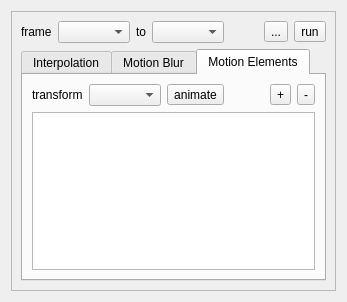
<?xml version="1.0" encoding="UTF-8"?>
<ui version="4.0">
 <class>SheepLoopWidget</class>
 <widget class="QWidget" name="SheepLoopWidget">
  <property name="geometry">
   <rect>
    <x>0</x>
    <y>0</y>
    <width>326</width>
    <height>279</height>
   </rect>
  </property>
  <property name="windowTitle">
   <string>SheepLoopWidget</string>
  </property>
  <layout class="QGridLayout" name="gridLayout_3">
   <item row="0" column="0">
    <widget class="QFrame" name="frame">
     <property name="frameShape">
      <enum>QFrame::StyledPanel</enum>
     </property>
     <property name="frameShadow">
      <enum>QFrame::Raised</enum>
     </property>
     <layout class="QGridLayout" name="gridLayout_2">
      <item row="0" column="0">
       <layout class="QHBoxLayout" name="horizontalLayout_3">
        <item>
         <widget class="QLabel" name="label_25">
          <property name="sizePolicy">
           <sizepolicy hsizetype="Maximum" vsizetype="Preferred">
            <horstretch>0</horstretch>
            <verstretch>0</verstretch>
           </sizepolicy>
          </property>
          <property name="toolTip">
           <string>temporal position of this genome in the animation sequence</string>
          </property>
          <property name="text">
           <string>frame</string>
          </property>
         </widget>
        </item>
        <item>
         <widget class="QComboBox" name="m_beginBox">
          <property name="sizePolicy">
           <sizepolicy hsizetype="Maximum" vsizetype="Fixed">
            <horstretch>0</horstretch>
            <verstretch>0</verstretch>
           </sizepolicy>
          </property>
          <property name="toolTip">
           <string>first keyframe</string>
          </property>
         </widget>
        </item>
        <item>
         <widget class="QLabel" name="label_27">
          <property name="sizePolicy">
           <sizepolicy hsizetype="Maximum" vsizetype="Preferred">
            <horstretch>0</horstretch>
            <verstretch>0</verstretch>
           </sizepolicy>
          </property>
          <property name="toolTip">
           <string>temporal position of this genome in the animation sequence</string>
          </property>
          <property name="text">
           <string>to</string>
          </property>
         </widget>
        </item>
        <item>
         <widget class="QComboBox" name="m_endBox">
          <property name="sizePolicy">
           <sizepolicy hsizetype="Maximum" vsizetype="Fixed">
            <horstretch>0</horstretch>
            <verstretch>0</verstretch>
           </sizepolicy>
          </property>
          <property name="toolTip">
           <string>last keyframe</string>
          </property>
         </widget>
        </item>
        <item>
         <spacer name="horizontalSpacer">
          <property name="orientation">
           <enum>Qt::Horizontal</enum>
          </property>
          <property name="sizeHint" stdset="0">
           <size>
            <width>1</width>
            <height>13</height>
           </size>
          </property>
         </spacer>
        </item>
        <item>
         <widget class="QToolButton" name="m_saveToolButton">
          <property name="toolTip">
           <string>save</string>
          </property>
          <property name="text">
           <string>...</string>
          </property>
          <property name="icon">
           <iconset resource="../qosmic.qrc">
            <normaloff>:/icons/silk/disk.xpm</normaloff>:/icons/silk/disk.xpm</iconset>
          </property>
         </widget>
        </item>
        <item>
         <widget class="QToolButton" name="m_runToolButton">
          <property name="toolTip">
           <string>run</string>
          </property>
          <property name="text">
           <string>run</string>
          </property>
          <property name="icon">
           <iconset resource="../qosmic.qrc">
            <normaloff>:/icons/silk/bullet_go.xpm</normaloff>:/icons/silk/bullet_go.xpm</iconset>
          </property>
         </widget>
        </item>
       </layout>
      </item>
      <item row="1" column="0">
       <widget class="QTabWidget" name="tabWidget">
        <property name="currentIndex">
         <number>2</number>
        </property>
        <widget class="QWidget" name="tab">
         <attribute name="title">
          <string>Interpolation</string>
         </attribute>
         <layout class="QGridLayout" name="gridLayout">
          <item row="0" column="0">
           <widget class="QLabel" name="label_10">
            <property name="text">
             <string>mode</string>
            </property>
           </widget>
          </item>
          <item row="0" column="4">
           <widget class="QLabel" name="label_4">
            <property name="sizePolicy">
             <sizepolicy hsizetype="Preferred" vsizetype="Preferred">
              <horstretch>0</horstretch>
              <verstretch>0</verstretch>
             </sizepolicy>
            </property>
            <property name="text">
             <string>frames</string>
            </property>
           </widget>
          </item>
          <item row="0" column="5">
           <widget class="IntValueEditor" name="m_framesBox">
            <property name="sizePolicy">
             <sizepolicy hsizetype="Maximum" vsizetype="Fixed">
              <horstretch>0</horstretch>
              <verstretch>0</verstretch>
             </sizepolicy>
            </property>
            <property name="toolTip">
             <string>frames per loop</string>
            </property>
            <property name="minimum">
             <number>2</number>
            </property>
            <property name="maximum">
             <number>999999</number>
            </property>
            <property name="value">
             <number>100</number>
            </property>
           </widget>
          </item>
          <item row="1" column="4">
           <widget class="QLabel" name="label_6">
            <property name="text">
             <string>loops</string>
            </property>
           </widget>
          </item>
          <item row="1" column="5">
           <widget class="IntValueEditor" name="m_loopsBox">
            <property name="sizePolicy">
             <sizepolicy hsizetype="Maximum" vsizetype="Fixed">
              <horstretch>0</horstretch>
              <verstretch>0</verstretch>
             </sizepolicy>
            </property>
            <property name="toolTip">
             <string>rotation loops</string>
            </property>
            <property name="minimum">
             <number>0</number>
            </property>
            <property name="maximum">
             <number>999999</number>
            </property>
            <property name="value">
             <number>1</number>
            </property>
           </widget>
          </item>
          <item row="0" column="1">
           <widget class="QComboBox" name="m_animateModeBox">
            <property name="toolTip">
             <string>interpolation method</string>
            </property>
            <item>
             <property name="text">
              <string>sequence</string>
             </property>
            </item>
            <item>
             <property name="text">
              <string>animate</string>
             </property>
            </item>
           </widget>
          </item>
          <item row="1" column="0" rowspan="2" colspan="3">
           <widget class="QFrame" name="frame_2">
            <property name="sizePolicy">
             <sizepolicy hsizetype="Maximum" vsizetype="Preferred">
              <horstretch>0</horstretch>
              <verstretch>0</verstretch>
             </sizepolicy>
            </property>
            <property name="frameShape">
             <enum>QFrame::StyledPanel</enum>
            </property>
            <property name="frameShadow">
             <enum>QFrame::Raised</enum>
            </property>
            <layout class="QFormLayout" name="formLayout_2">
             <item row="0" column="0">
              <widget class="QLabel" name="label_5">
               <property name="sizePolicy">
                <sizepolicy hsizetype="Preferred" vsizetype="Preferred">
                 <horstretch>0</horstretch>
                 <verstretch>0</verstretch>
                </sizepolicy>
               </property>
               <property name="text">
                <string>stagger</string>
               </property>
              </widget>
             </item>
             <item row="0" column="1">
              <widget class="DoubleValueEditor" name="m_staggerBox">
               <property name="sizePolicy">
                <sizepolicy hsizetype="Maximum" vsizetype="Fixed">
                 <horstretch>0</horstretch>
                 <verstretch>0</verstretch>
                </sizepolicy>
               </property>
               <property name="toolTip">
                <string>fractional overlap of xform interpolation</string>
               </property>
               <property name="maximum">
                <double>1.000000000000000</double>
               </property>
               <property name="singleStep">
                <double>0.100000000000000</double>
               </property>
              </widget>
             </item>
             <item row="1" column="0">
              <widget class="QLabel" name="label_35">
               <property name="sizePolicy">
                <sizepolicy hsizetype="Maximum" vsizetype="Preferred">
                 <horstretch>0</horstretch>
                 <verstretch>0</verstretch>
                </sizepolicy>
               </property>
               <property name="toolTip">
                <string>interpolation curve for this genome in the animation sequence</string>
               </property>
               <property name="text">
                <string>interp curve</string>
               </property>
              </widget>
             </item>
             <item row="1" column="1">
              <widget class="QComboBox" name="m_interpolationBox">
               <property name="sizePolicy">
                <sizepolicy hsizetype="Maximum" vsizetype="Fixed">
                 <horstretch>0</horstretch>
                 <verstretch>0</verstretch>
                </sizepolicy>
               </property>
               <property name="toolTip">
                <string>how flames change over time</string>
               </property>
               <item>
                <property name="text">
                 <string>linear</string>
                </property>
               </item>
               <item>
                <property name="text">
                 <string>smooth</string>
                </property>
               </item>
              </widget>
             </item>
             <item row="2" column="0">
              <widget class="QLabel" name="label_36">
               <property name="sizePolicy">
                <sizepolicy hsizetype="Maximum" vsizetype="Preferred">
                 <horstretch>0</horstretch>
                 <verstretch>0</verstretch>
                </sizepolicy>
               </property>
               <property name="toolTip">
                <string>interpolation function for this genome in the animation sequence</string>
               </property>
               <property name="text">
                <string>interp type</string>
               </property>
              </widget>
             </item>
             <item row="2" column="1">
              <widget class="QComboBox" name="m_interpolationTypeBox">
               <property name="sizePolicy">
                <sizepolicy hsizetype="Maximum" vsizetype="Fixed">
                 <horstretch>0</horstretch>
                 <verstretch>0</verstretch>
                </sizepolicy>
               </property>
               <property name="toolTip">
                <string>interpolation of xform positions</string>
               </property>
               <item>
                <property name="text">
                 <string>linear</string>
                </property>
               </item>
               <item>
                <property name="text">
                 <string>log</string>
                </property>
               </item>
               <item>
                <property name="text">
                 <string>compat</string>
                </property>
               </item>
               <item>
                <property name="text">
                 <string>older</string>
                </property>
               </item>
              </widget>
             </item>
             <item row="3" column="0">
              <widget class="QLabel" name="label_7">
               <property name="text">
                <string>palette interp</string>
               </property>
              </widget>
             </item>
             <item row="3" column="1">
              <widget class="QComboBox" name="m_paletteInterpBox">
               <property name="sizePolicy">
                <sizepolicy hsizetype="Maximum" vsizetype="Fixed">
                 <horstretch>0</horstretch>
                 <verstretch>0</verstretch>
                </sizepolicy>
               </property>
               <property name="toolTip">
                <string>interpolation between colormaps</string>
               </property>
               <item>
                <property name="text">
                 <string>hsv</string>
                </property>
               </item>
               <item>
                <property name="text">
                 <string>sweep</string>
                </property>
               </item>
              </widget>
             </item>
             <item row="4" column="0">
              <widget class="QLabel" name="label_8">
               <property name="text">
                <string>palette mode</string>
               </property>
              </widget>
             </item>
             <item row="4" column="1">
              <widget class="QComboBox" name="m_paletteInterpTypeBox">
               <property name="sizePolicy">
                <sizepolicy hsizetype="Maximum" vsizetype="Fixed">
                 <horstretch>0</horstretch>
                 <verstretch>0</verstretch>
                </sizepolicy>
               </property>
               <property name="toolTip">
                <string>interpolation between palette entries</string>
               </property>
               <item>
                <property name="text">
                 <string>step</string>
                </property>
               </item>
               <item>
                <property name="text">
                 <string>linear</string>
                </property>
               </item>
              </widget>
             </item>
            </layout>
           </widget>
          </item>
          <item row="0" column="6">
           <spacer name="horizontalSpacer_3">
            <property name="orientation">
             <enum>Qt::Horizontal</enum>
            </property>
            <property name="sizeHint" stdset="0">
             <size>
              <width>1</width>
              <height>20</height>
             </size>
            </property>
           </spacer>
          </item>
         </layout>
        </widget>
        <widget class="QWidget" name="tab_2">
         <attribute name="title">
          <string>Motion Blur</string>
         </attribute>
         <layout class="QVBoxLayout" name="verticalLayout">
          <item>
           <widget class="QFrame" name="frame_3">
            <property name="sizePolicy">
             <sizepolicy hsizetype="Preferred" vsizetype="Maximum">
              <horstretch>0</horstretch>
              <verstretch>0</verstretch>
             </sizepolicy>
            </property>
            <property name="frameShape">
             <enum>QFrame::StyledPanel</enum>
            </property>
            <property name="frameShadow">
             <enum>QFrame::Raised</enum>
            </property>
            <layout class="QHBoxLayout" name="horizontalLayout">
             <item>
              <widget class="QLabel" name="label_26">
               <property name="sizePolicy">
                <sizepolicy hsizetype="Maximum" vsizetype="Preferred">
                 <horstretch>0</horstretch>
                 <verstretch>0</verstretch>
                </sizepolicy>
               </property>
               <property name="toolTip">
                <string>number of time steps per batch. this many
   interpolated control points are used per batch and accumulated</string>
               </property>
               <property name="text">
                <string>temporal samples</string>
               </property>
              </widget>
             </item>
             <item>
              <widget class="IntValueEditor" name="m_temporalSamplesEditor">
               <property name="sizePolicy">
                <sizepolicy hsizetype="Maximum" vsizetype="Fixed">
                 <horstretch>0</horstretch>
                 <verstretch>0</verstretch>
                </sizepolicy>
               </property>
               <property name="toolTip">
                <string>time samples used for motion blur</string>
               </property>
               <property name="minimum">
                <number>1</number>
               </property>
               <property name="maximum">
                <number>999999</number>
               </property>
               <property name="singleStep">
                <number>10</number>
               </property>
               <property name="value">
                <number>1</number>
               </property>
              </widget>
             </item>
             <item>
              <spacer name="horizontalSpacer_4">
               <property name="orientation">
                <enum>Qt::Horizontal</enum>
               </property>
               <property name="sizeHint" stdset="0">
                <size>
                 <width>1</width>
                 <height>20</height>
                </size>
               </property>
              </spacer>
             </item>
            </layout>
           </widget>
          </item>
          <item>
           <widget class="QGroupBox" name="m_temporalFilterGroupBox">
            <property name="sizePolicy">
             <sizepolicy hsizetype="Maximum" vsizetype="Preferred">
              <horstretch>0</horstretch>
              <verstretch>0</verstretch>
             </sizepolicy>
            </property>
            <property name="minimumSize">
             <size>
              <width>0</width>
              <height>1</height>
             </size>
            </property>
            <property name="title">
             <string>Temporal Filter</string>
            </property>
            <property name="flat">
             <bool>true</bool>
            </property>
            <property name="checkable">
             <bool>false</bool>
            </property>
            <layout class="QFormLayout" name="formLayout">
             <property name="topMargin">
              <number>2</number>
             </property>
             <property name="bottomMargin">
              <number>2</number>
             </property>
             <item row="0" column="0">
              <widget class="QLabel" name="label">
               <property name="text">
                <string>type</string>
               </property>
              </widget>
             </item>
             <item row="0" column="1">
              <widget class="QComboBox" name="m_temporalFilterComboBox">
               <property name="sizePolicy">
                <sizepolicy hsizetype="Maximum" vsizetype="Fixed">
                 <horstretch>0</horstretch>
                 <verstretch>0</verstretch>
                </sizepolicy>
               </property>
               <property name="toolTip">
                <string>motion blur kernel</string>
               </property>
               <item>
                <property name="text">
                 <string>box</string>
                </property>
               </item>
               <item>
                <property name="text">
                 <string>gaussian</string>
                </property>
               </item>
               <item>
                <property name="text">
                 <string>exp</string>
                </property>
               </item>
              </widget>
             </item>
             <item row="1" column="0">
              <widget class="QLabel" name="label_2">
               <property name="text">
                <string>width</string>
               </property>
              </widget>
             </item>
             <item row="1" column="1">
              <widget class="DoubleValueEditor" name="m_temporalFilterWidthEditor">
               <property name="sizePolicy">
                <sizepolicy hsizetype="Maximum" vsizetype="Fixed">
                 <horstretch>0</horstretch>
                 <verstretch>0</verstretch>
                </sizepolicy>
               </property>
               <property name="toolTip">
                <string>motion blur frames</string>
               </property>
               <property name="value">
                <double>1.000000000000000</double>
               </property>
              </widget>
             </item>
             <item row="2" column="0">
              <widget class="QLabel" name="label_3">
               <property name="text">
                <string>exponent</string>
               </property>
              </widget>
             </item>
             <item row="2" column="1">
              <widget class="DoubleValueEditor" name="m_temporalFilterExpEditor">
               <property name="sizePolicy">
                <sizepolicy hsizetype="Maximum" vsizetype="Fixed">
                 <horstretch>0</horstretch>
                 <verstretch>0</verstretch>
                </sizepolicy>
               </property>
               <property name="toolTip">
                <string>direction and rate of exp motion blur</string>
               </property>
               <property name="minimum">
                <double>-99.000000000000000</double>
               </property>
              </widget>
             </item>
            </layout>
           </widget>
          </item>
         </layout>
        </widget>
        <widget class="QWidget" name="tab_3">
         <attribute name="title">
          <string>Motion Elements</string>
         </attribute>
         <layout class="QVBoxLayout" name="verticalLayout_3">
          <item>
           <layout class="QHBoxLayout" name="horizontalLayout_2">
            <item>
             <widget class="QLabel" name="label_9">
              <property name="text">
               <string>transform</string>
              </property>
             </widget>
            </item>
            <item>
             <widget class="QComboBox" name="m_xformIdxBox">
              <property name="toolTip">
               <string/>
              </property>
             </widget>
            </item>
            <item>
             <widget class="QToolButton" name="m_animateButton">
              <property name="toolTip">
               <string>animate this transform in the electricsheep loop</string>
              </property>
              <property name="text">
               <string>animate</string>
              </property>
              <property name="icon">
               <iconset resource="../qosmic.qrc">
                <normaloff>:/icons/silk/film.xpm</normaloff>:/icons/silk/film.xpm</iconset>
              </property>
              <property name="checkable">
               <bool>true</bool>
              </property>
             </widget>
            </item>
            <item>
             <spacer name="horizontalSpacer_2">
              <property name="orientation">
               <enum>Qt::Horizontal</enum>
              </property>
              <property name="sizeHint" stdset="0">
               <size>
                <width>1</width>
                <height>20</height>
               </size>
              </property>
             </spacer>
            </item>
            <item>
             <widget class="QToolButton" name="m_addToolButton">
              <property name="toolTip">
               <string>add</string>
              </property>
              <property name="text">
               <string>+</string>
              </property>
             </widget>
            </item>
            <item>
             <widget class="QToolButton" name="m_delToolButton">
              <property name="toolTip">
               <string>remove</string>
              </property>
              <property name="text">
               <string>-</string>
              </property>
             </widget>
            </item>
           </layout>
          </item>
          <item>
           <widget class="QTableView" name="m_motionElementsView">
            <property name="minimumSize">
             <size>
              <width>2</width>
              <height>2</height>
             </size>
            </property>
            <property name="editTriggers">
             <set>QAbstractItemView::AllEditTriggers</set>
            </property>
            <property name="selectionMode">
             <enum>QAbstractItemView::SingleSelection</enum>
            </property>
            <property name="gridStyle">
             <enum>Qt::DotLine</enum>
            </property>
            <property name="cornerButtonEnabled">
             <bool>false</bool>
            </property>
            <attribute name="horizontalHeaderDefaultSectionSize">
             <number>65</number>
            </attribute>
           </widget>
          </item>
         </layout>
        </widget>
       </widget>
      </item>
     </layout>
    </widget>
   </item>
  </layout>
 </widget>
 <customwidgets>
  <customwidget>
   <class>DoubleValueEditor</class>
   <extends>QDoubleSpinBox</extends>
   <header>doublevalueeditor.h</header>
  </customwidget>
  <customwidget>
   <class>IntValueEditor</class>
   <extends>QSpinBox</extends>
   <header>intvalueeditor.h</header>
  </customwidget>
 </customwidgets>
 <resources>
  <include location="../qosmic.qrc"/>
 </resources>
 <connections/>
</ui>
